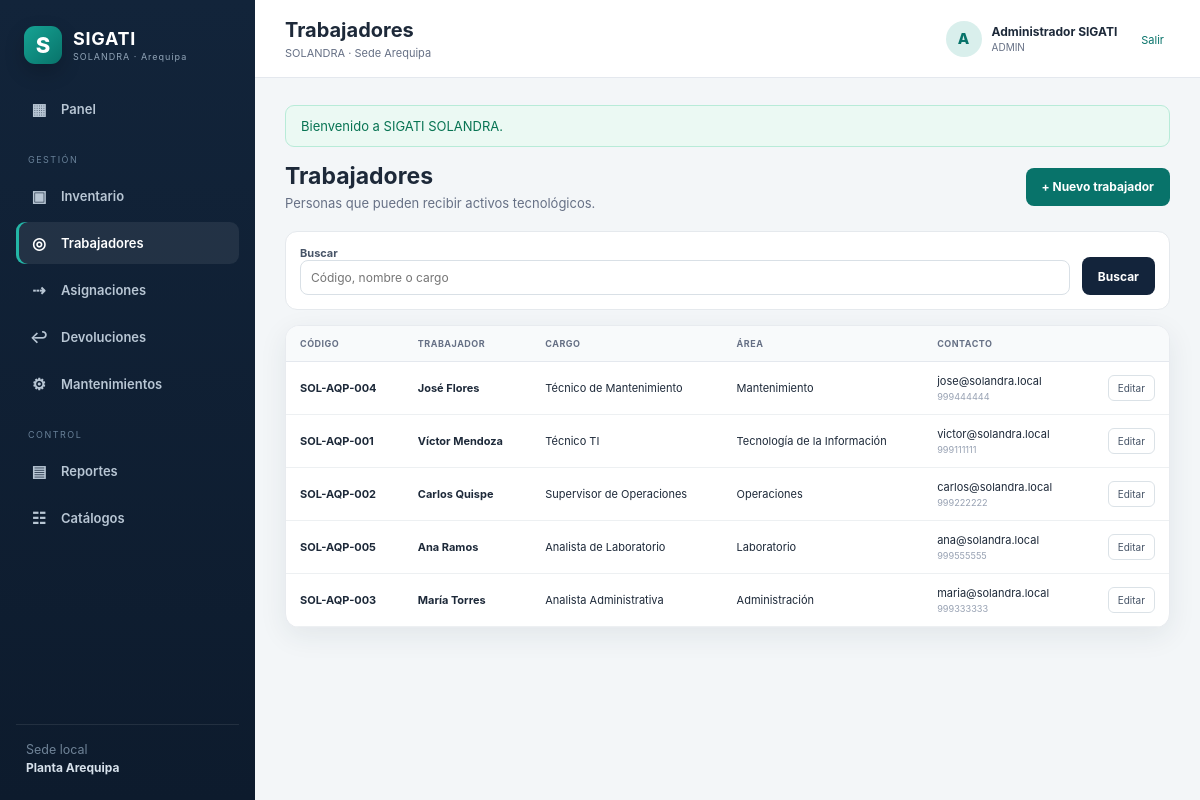
/sigati_solandra/public/trabajadores (signed in), run on the app's committed database.
### tables this page shows
CREATE TABLE trabajadores (
  id INT UNSIGNED AUTO_INCREMENT PRIMARY KEY,
  employee_code VARCHAR(50) NOT NULL UNIQUE,
  first_name VARCHAR(100) NOT NULL,
  last_name VARCHAR(100) NOT NULL,
  email VARCHAR(150) NULL,
  phone VARCHAR(30) NULL,
  position VARCHAR(120) NULL,
  area_id INT UNSIGNED NULL,
  active TINYINT(1) NOT NULL DEFAULT 1,
  created_at TIMESTAMP NOT NULL DEFAULT CURRENT_TIMESTAMP,
  updated_at TIMESTAMP NULL DEFAULT CURRENT_TIMESTAMP ON UPDATE CURRENT_TIMESTAMP,
  INDEX ix_employees_name (last_name,first_name),
  CONSTRAINT fk_employees_area FOREIGN KEY (area_id) REFERENCES areas(id)
);

CREATE TABLE areas (
  id INT UNSIGNED AUTO_INCREMENT PRIMARY KEY,
  name VARCHAR(120) NOT NULL UNIQUE,
  active TINYINT(1) NOT NULL DEFAULT 1,
  created_at TIMESTAMP NOT NULL DEFAULT CURRENT_TIMESTAMP,
  updated_at TIMESTAMP NULL DEFAULT CURRENT_TIMESTAMP ON UPDATE CURRENT_TIMESTAMP
);

### app/Controllers/TrabajadorController.php (called while the page is built, shortened)
<?php
final class TrabajadorController extends Controller {
    private Trabajador $model;private Catalogo $cat;public function __construct(){Auth::requireLogin();$this->model=new Trabajador();$this->cat=new Catalogo();}
    public function index():void{$q=trim($_GET['q']??'');$this->view('trabajadores',['mode'=>'index','title'=>'Trabajadores','rows'=>$this->model->all($q),'q'=>$q]);}
}

### public/index.php (called while the page is built, shortened)
<?php
$root = dirname(__DIR__);
require $root.'/app/Core/nucleo.php';
require $root.'/app/Core/ayudantes.php';
$router = new Router();
$router->get('/ingreso', [AutenticacionController::class, 'loginForm']);
$router->get('/login', [AutenticacionController::class, 'loginForm']);
$router->post('/ingreso', [AutenticacionController::class, 'login']);
$router->post('/login', [AutenticacionController::class, 'login']);
$router->post('/salir', [AutenticacionController::class, 'logout']);
$router->post('/logout', [AutenticacionController::class, 'logout']);
$router->get('/', [PanelController::class, 'index']);
$router->get('/activos', [ActivoController::class, 'index']);
$router->get('/assets', [ActivoController::class, 'index']);
$router->get('/activos/crear', [ActivoController::class, 'create']);
$router->get('/activos/create', [ActivoController::class, 'create']);
$router->get('/assets/create', [ActivoController::class, 'create']);
$router->post('/activos', [ActivoController::class, 'store']);
$router->post('/assets', [ActivoController::class, 'store']);
$router->get('/activos/importar', [ActivoController::class, 'importForm']);
$router->get('/activos/import', [ActivoController::class, 'importForm']);
$router->get('/assets/import', [ActivoController::class, 'importForm']);
$router->post('/activos/importar', [ActivoController::class, 'importCsv']);
$router->post('/activos/import', [ActivoController::class, 'importCsv']);
$router->post('/assets/import', [ActivoController::class, 'importCsv']);
$router->get('/activos/{id}/editar', [ActivoController::class, 'edit']);
$router->get('/activos/{id}/edit', [ActivoController::class, 'edit']);
$router->get('/assets/{id}/edit', [ActivoController::class, 'edit']);
$router->post('/activos/{id}', [ActivoController::class, 'update']);
$router->post('/assets/{id}', [ActivoController::class, 'update']);
$router->get('/activos/{id}/qr', [CodigoQrController::class, 'show']);
$router->get('/assets/{id}/qr', [CodigoQrController::class, 'show']);
$router->get('/activos/{id}', [ActivoController::class, 'show']);
$router->get('/assets/{id}', [ActivoController::class, 'show']);
$router->get('/trabajadores', [TrabajadorController::class, 'index']);
$router->get('/employees', [TrabajadorController::class, 'index']);
$router->get('/trabajadores/crear', [TrabajadorController::class, 'create']);
$router->get('/trabajadores/create', [TrabajadorController::class, 'create']);
$router->get('/employees/create', [TrabajadorController::class, 'create']);
$router->post('/trabajadores', [TrabajadorController::class, 'store']);
$router->post('/employees', [TrabajadorController::class, 'store']);
$router->get('/trabajadores/{id}/editar', [TrabajadorController::class, 'edit']);
$router->get('/trabajadores/{id}/edit', [TrabajadorController::class, 'edit']);
$router->get('/employees/{id}/edit', [TrabajadorController::class, 'edit']);
$router->post('/trabajadores/{id}', [TrabajadorController::class, 'update']);
$router->post('/employees/{id}', [TrabajadorController::class, 'update']);$router->get('/asignaciones', [AsignacionController::class, 'index']);
$router->get('/assignments', [AsignacionController::class, 'index']);
$router->get('/asignaciones/crear', [AsignacionController::class, 'create']);
$router->get('/asignaciones/create', [AsignacionController::class, 'create']);
$router->get('/assignments/create', [AsignacionController::class, 'create']);
$router->post('/asignaciones', [AsignacionController::class, 'store']);
$router->post('/assignments', [AsignacionController::class, 'store']);
$router->get('/asignaciones/{id}/imprimir', [AsignacionController::class, 'print']);
$router->get('/asignaciones/{id}/print', [AsignacionController::class, 'print']);
$router->get('/assignments/{id}/print', [AsignacionController::class, 'print']);
$router->get('/asignaciones/{id}/pdf', [AsignacionController::class, 'pdf']);
$router->get('/assignments/{id}/pdf', [AsignacionController::class, 'pdf']);
$router->get('/asignaciones/{id}', [AsignacionController::class, 'show']);
$router->get('/assignments/{id}', [AsignacionController::class, 'show']);
$router->get('/devoluciones', [DevolucionController::class, 'index']);
$router->get('/returns', [DevolucionController::class, 'index']);
$router->get('/devoluciones/crear', [DevolucionController::class, 'create']);
$router->get('/devoluciones/create', [DevolucionController::class, 'create']);
$router->get('/returns/create', [DevolucionController::class, 'create']);
$router->post('/devoluciones', [DevolucionController::class, 'store']);
$router->post('/returns', [DevolucionController::class, 'store']);
$router->get('/devoluciones/{id}/imprimir', [DevolucionController::class, 'print']);
$router->get('/devoluciones/{id}/print', [DevolucionController::class, 'print']);
$router->get('/returns/{id}/print', [DevolucionController::class, 'print']);
$router->get('/devoluciones/{id}/pdf', [DevolucionController::class, 'pdf']);
$router->get('/returns/{id}/pdf', [DevolucionController::class, 'pdf']);
$router->get('/devoluciones/{id}', [DevolucionController::class, 'show']);
$router->get('/returns/{id}', [DevolucionController::class, 'show']);
$router->get('/mantenimientos', [MantenimientoController::class, 'index']);
$router->get('/maintenances', [MantenimientoController::class, 'index']);
$router->get('/mantenimientos/crear', [MantenimientoController::class, 'create']);
$router->get('/mantenimientos/create', [MantenimientoController::class, 'create']);
$router->get('/maintenances/create', [MantenimientoController::class, 'create']);
$router->post('/mantenimientos', [MantenimientoController::class, 'store']);
$router->post('/maintenances', [MantenimientoController::class, 'store']);
$router->post('/mantenimientos/{id}/cerrar', [MantenimientoController::class, 'close']);
$router->post('/mantenimientos/{id}/close', [MantenimientoController::class, 'close']);
$router->post('/maintenances/{id}/close', [MantenimientoController::class, 'close']);
$router->get('/catalogos', [CatalogoController::class, 'index']);
$router->get('/catalogs', [CatalogoController::class, 'index']);
$router->post('/catalogos/{table}', [CatalogoController::class, 'store']);
$router->post('/catalogs/{table}', [CatalogoController::class, 'store']);
$router->get('/reportes/inventario', [ReporteController::class, 'inventory']);
$router->get('/reports/inventory', [ReporteController::class, 'inventory']);
$router->get('/reportes/inventario/csv', [ReporteController::class, 'csv']);
$router->get('/reports/inventory/csv', [ReporteController::class, 'csv']);
$router->dispatch();

### app/Core/ayudantes.php (called while the page is built, shortened)
<?php
function config(string $key, mixed $default = null): mixed
{
    return Config::get($key, $default);
}
function url(string $path = ''): string
{
    $base = rtrim((string) config('app.base_url'), '/');
    return $base.($path !== '' ? '/'.ltrim($path, '/') : '');
}
function e(mixed $value): string
{
    return htmlspecialchars((string) $value, ENT_QUOTES, 'UTF-8');
}

### app/Models/ModeloBase.php (called while the page is built, shortened)
<?php
abstract class ModeloBase {protected PDO $db;public function __construct(){$this->db=DB::pdo();}}

### config/database.php (called while the page is built)
<?php
return [
    'host' => getenv('DB_HOST') ?: '127.0.0.1',
    'port' => getenv('DB_PORT') ?: '3306',
    'database' => getenv('DB_DATABASE') ?: 'sigati_solandra',
    'username' => getenv('DB_USERNAME') ?: 'root',
    'password' => getenv('DB_PASSWORD') ?: '',
    'charset' => getenv('DB_CHARSET') ?: 'utf8mb4',
];

### app/Models/Trabajador.php (called while the page is built, shortened)
<?php
final class Trabajador extends ModeloBase {
    public function all(string $q=''):array{$sql='SELECT e.*,a.name area_name FROM trabajadores e LEFT JOIN areas a ON a.id=e.area_id WHERE e.active=1';$p=[];if($q!==''){$sql.=' AND (e.employee_code LIKE ? OR CONCAT(e.first_name," ",e.last_name) LIKE ? OR e.position LIKE ?)';$x="%$q%";$p=[$x,$x,$x];}$sql.=' ORDER BY e.last_name,e.first_name';$s=$this->db->prepare($sql);$s->execute($p);return $s->fetchAll();}
}

### app/Views/trabajadores.php (the view, shortened to what this page needs)
<?php
$mode = $mode ?? 'index';
$rows = $rows ?? [];
$q = $q ?? '';
?>
<?php if ($mode === 'index'): ?>
    <div class="page-actions">
        <div>
            <h2>Trabajadores</h2>
            <p>Personas que pueden recibir activos tecnológicos.</p>
        </div>
        <a class="btn btn-primary" href="<?= url('trabajadores/create') ?>">+ Nuevo trabajador</a>
    </div>
    <form class="filter-panel" method="get">
        <div class="field grow">
            <label>Buscar</label>
            <input name="q" value="<?= e($q) ?>" placeholder="Código, nombre o cargo">
        </div>
        <button class="btn btn-dark">Buscar</button>
    </form>
    <section class="panel table-panel">
        <div class="table-responsive">
            <table class="data-table">
                <thead>
                    <tr>
                        <th>Código</th>
                        <th>Trabajador</th>
                        <th>Cargo</th>
                        <th>Área</th>
                        <th>Contacto</th>
                        <th></th>
                    </tr>
                </thead>
                <tbody>
                    <?php foreach ($rows as $employee): ?>
                        <tr>
                            <td><strong><?= e($employee['employee_code']) ?></strong></td>
                            <td><strong><?= e($employee['first_name'].' '.$employee['last_name']) ?></strong></td>
                            <td><?= e($employee['position'] ?: '—') ?></td>
                            <td><?= e($employee['area_name'] ?: 'Sin área') ?></td>
                            <td>
                                <?= e($employee['email'] ?: '—') ?>
                                <small><?= e($employee['phone'] ?: '') ?></small>
                            </td>
                            <td class="text-right">
                                <a class="icon-btn" href="<?= url('trabajadores/'.$employee['id'].'/edit') ?>">
                                    Editar
                                </a>
                            </td>
                        </tr>
                    <?php endforeach; ?>
                </tbody>
            </table>
        </div>
    </section>
<?php endif; ?>

### app/Core/nucleo.php (shortened to what this page needs)
<?php
final class Config
{
    private static array $data = [];
    public static function get(string $key, mixed $default = null): mixed
    {
        [$file, $item] = array_pad(explode('.', $key, 2), 2, null);
        if (!isset(self::$data[$file])) {
            $path = dirname(__DIR__, 2).'/config/'.$file.'.php';
            self::$data[$file] = require $path;
        }
        return $item === null
            ? self::$data[$file]
            : (self::$data[$file][$item] ?? $default);
    }
}
final class DB
{
    private static ?PDO $pdo = null;
    public static function pdo(): PDO
    {
        if (self::$pdo instanceof PDO) {
            return self::$pdo;
        }
        $config = Config::get('database');
        $dsn = sprintf(
            'mysql:host=%s;port=%s;dbname=%s;charset=%s',
            $config['host'],
            $config['port'],
            $config['database'],
            $config['charset']
        );
        self::$pdo = new PDO($dsn, $config['username'], $config['password'], [
            PDO::ATTR_ERRMODE => PDO::ERRMODE_EXCEPTION,
            PDO::ATTR_DEFAULT_FETCH_MODE => PDO::FETCH_ASSOC,
            PDO::ATTR_EMULATE_PREPARES => false,
        ]);
        return self::$pdo;
    }
}
final class View
{
    public static function render(string $view, array $data = [], string $layout = 'plantilla'): void
    {
        $file = dirname(__DIR__).'/Views/'.$view.'.php';
        extract($data, EXTR_SKIP);
        require $file;
    }
}
abstract class Controller
{
    protected function view(string $view, array $data = [], string $layout = 'plantilla'): void
    {
        View::render($view, $data, $layout);
    }
}
final class Router
{
    private array $routes = [];
    public function get(string $path, array $handler): void
    {
        $this->routes[] = ['GET', $path, $handler];
    }
    public function post(string $path, array $handler): void
    {
        $this->routes[] = ['POST', $path, $handler];
    }
    public function dispatch(): void
    {
        $method = $_SERVER['REQUEST_METHOD'];
        $uri = parse_url($_SERVER['REQUEST_URI'], PHP_URL_PATH) ?: '/';
        $base = rtrim((string) Config::get('app.base_url'), '/');
        if ($base !== '' && str_starts_with($uri, $base)) {
            $uri = substr($uri, strlen($base));
        }
        $uri = '/'.trim($uri, '/');
        foreach ($this->routes as [$routeMethod, $path, $handler]) {
            if ($routeMethod !== $method) {
                continue;
            }
            $pattern = '#^'.preg_replace(
                '#\{[a-zA-Z_][a-zA-Z0-9_]*\}#',
                '([^/]+)',
                rtrim($path, '/')
            ).'/?$#';
            if (preg_match($pattern, $uri, $matches)) {
                array_shift($matches);
                [$class, $action] = $handler;
                (new $class())->$action(...$matches);
                return;
            }
        }
    }
}

### data on the page
trabajadores: employee_code "SOL-AQP-004", first_name+last_name "José Flores", position "Técnico de Mantenimiento", area.name "Mantenimiento", email "jose@solandra.local", phone "999444444"
trabajadores: employee_code "SOL-AQP-001", first_name+last_name "Víctor Mendoza", position "Técnico TI", area.name "Tecnología de la Información", email "victor@solandra.local", phone "999111111"
trabajadores: employee_code "SOL-AQP-002", first_name+last_name "Carlos Quispe", position "Supervisor de Operaciones", area.name "Operaciones", email "carlos@solandra.local", phone "999222222"
trabajadores: employee_code "SOL-AQP-005", first_name+last_name "Ana Ramos", position "Analista de Laboratorio", area.name "Laboratorio", email "ana@solandra.local", phone "999555555"
trabajadores: employee_code "SOL-AQP-003", first_name+last_name "María Torres", position "Analista Administrativa", area.name "Administración", email "maria@solandra.local", phone "999333333"

### other printed values
$flash['message'] "Bienvenido a SIGATI SOLANDRA."
